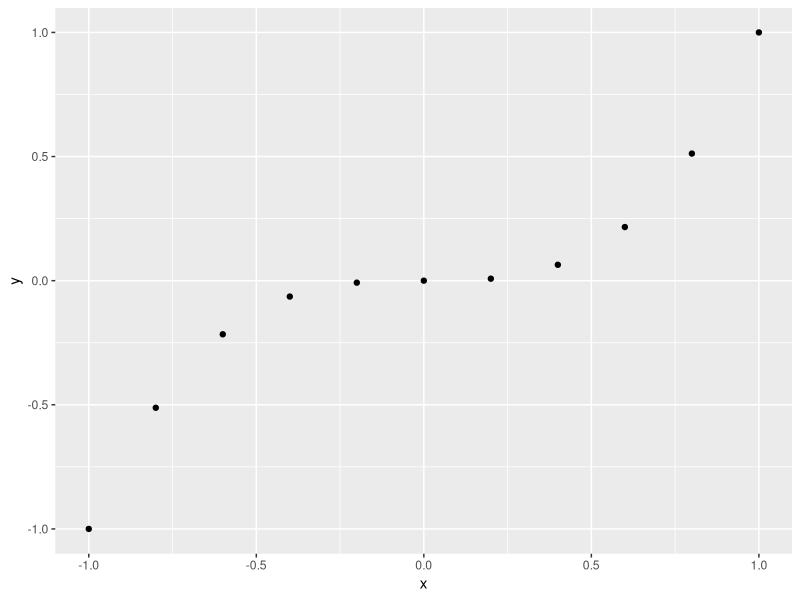
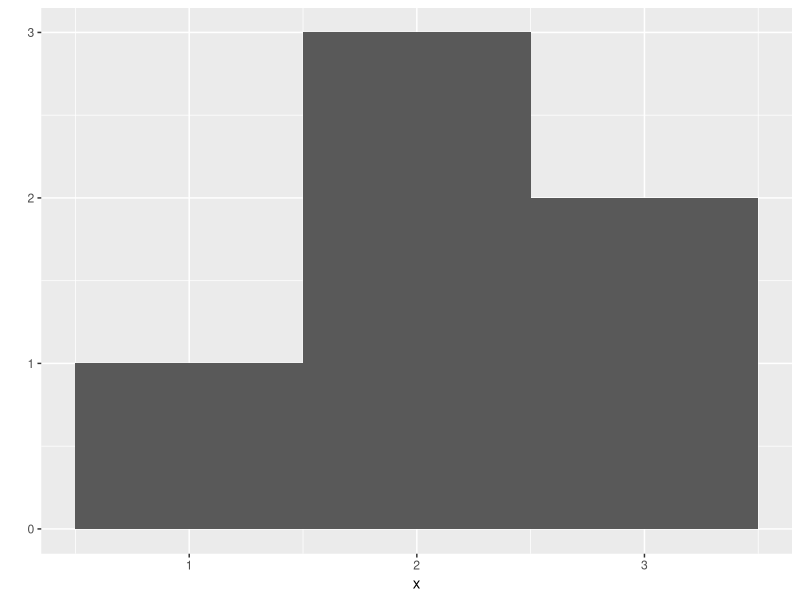
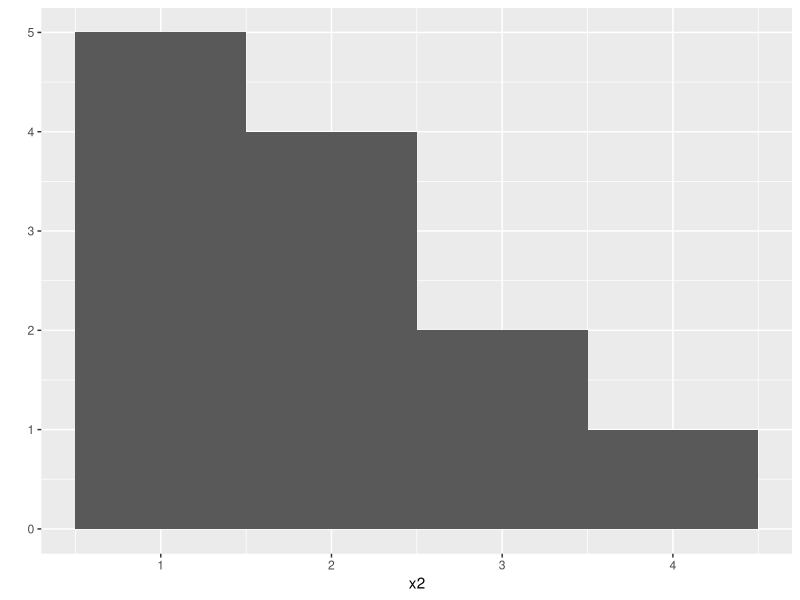
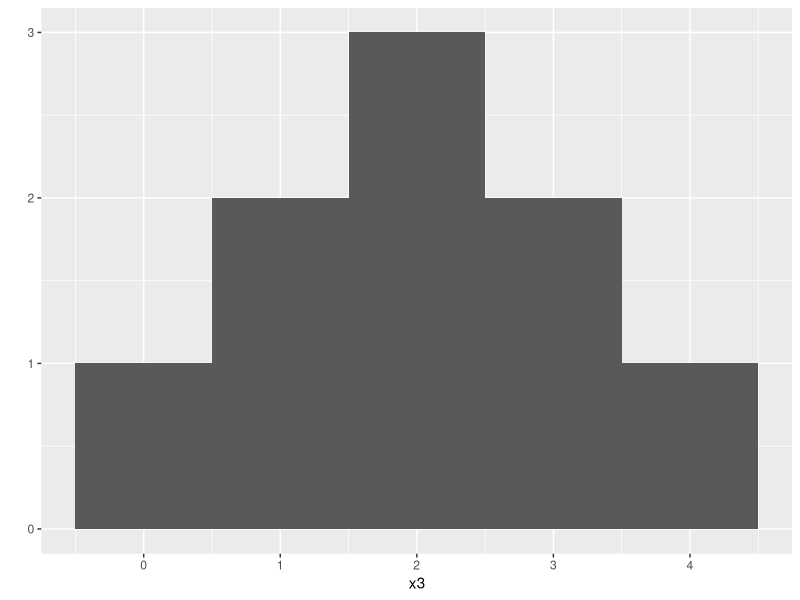
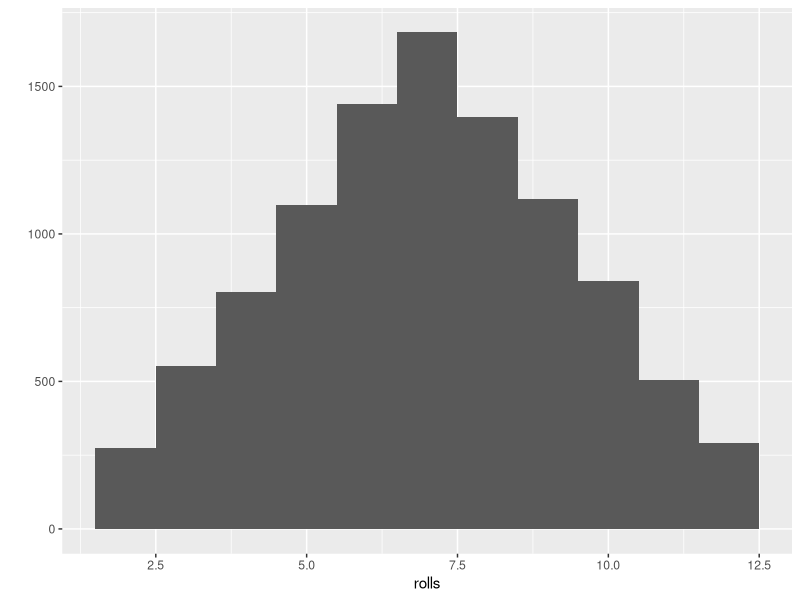
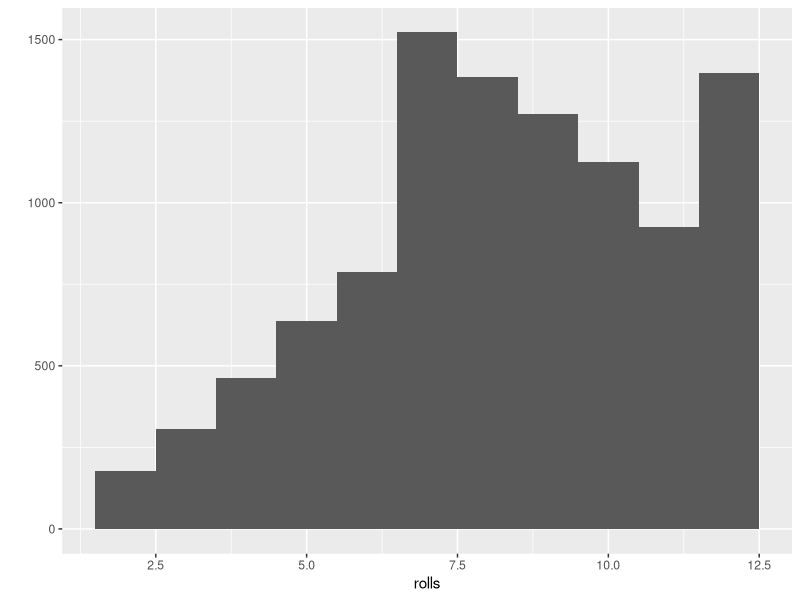

Here is the R script that generated these plots, in order:
## ---- chunk 1
knitr::opts_chunk$set(echo = TRUE)
## ---- chunk 2
100:130
## ---- chunk 3
827 + 2

829 * 3

2487 - 6

2481 / 3
## ---- chunk 4
die <- 1:6
## ---- chunk 5
ls()
## ---- chunk 6
die - 1
## ---- chunk 7
# inner
die %*% die

# outer
die %o% die
## ---- chunk 8
round(mean(die))
## ---- chunk 9
sample(x = die, size = 1)
## ---- chunk 10
args(sample)
args(round)
## ---- chunk 11
sample(x = die, size = 2, replace = TRUE)
## ---- chunk 12
die <- 1:6
dice <- sample(die, size = 2, replace = TRUE)
sum(dice)
## ---- chunk 13
roll <- function() {
  die <- 1:6
  dice <- sample(die, size = 2, replace = TRUE)
  sum(dice)
}
## ---- chunk 14
roll()
## ---- chunk 15
roll
## ---- chunk 16
roll2 <- function(bones = 1:6) {
  dice <- sample(bones, size = 2, replace = TRUE)
  sum(dice)
}
## ---- chunk 17
roll2()
## ---- chunk 18
roll2(bones = 1:20)
## ---- chunk 19
library(ggplot2)

x <- c(-1, -0.8, -0.6, -0.4, -0.2, 0, 0.2, 0.4, 0.6, 0.8, 1)

y <- x^3

qplot(x, y)
## ---- chunk 20
x <- c(1, 2, 2, 2, 3, 3)
qplot(x, binwidth = 1)
## ---- chunk 21
x2 <- c(1, 1, 1, 1, 1, 2, 2, 2, 2, 3, 3, 4)
qplot(x2, binwidth = 1)
## ---- chunk 22
x3 <- c(0, 1, 1, 2, 2, 2, 3, 3, 4)
qplot(x3, binwidth = 1)
## ---- chunk 23
replicate(3, 1 + 1)

replicate(10, roll())
## ---- chunk 24
rolls <- replicate(10000, roll())
qplot(rolls, binwidth = 1)
## ---- chunk 25
roll <- function() {
  die <- 1:6
  dice <- sample(die, size = 2, replace = TRUE, prob = c(1/8, 1/8, 1/8, 1/8, 1/8, 3/8))
  sum(dice)
}
roll()
## ---- chunk 26
rolls <- replicate(10000, roll())
qplot(rolls, binwidth = 1)
